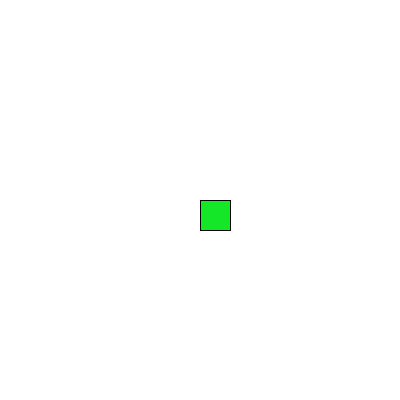
Frame 1 (no input)
Frame 60 (the mouse pressed at the canvas centre just before this capture): identical to frame 1, image omitted
Frame 120 (the mouse held since frame 60 and released just before this capture): identical to frame 1, image omitted

The Processing sketch that drew this single still picture (run headless with seeded random() and noise(); from frame 60 on, the mouse is pressed at the canvas centre):

// Processing sketch: comparacion_en_clase
// ── comparacion_en_clase.pde
/*
Estructuras de Control
 Permiten COMPARAR y EVALUR
 
 Vamos a comparar peras con manzanas
 Para comparar usamos doble signo igual
 peras == manzanas // el resultado será una BOOLEANA
 */

int peras =  20;
int manzanas = 34;
String miNumero = "20";


void setup() {
  size(400, 400);
}
void draw() {

  background(255);


  // Si el valor dentro de los paréntesis es TRUE
  // Si 20 == 34
  if (peras == manzanas) {
    // ejecuta el código entre las llaves
    fill(230, 23, 40);
    ellipse(width/2, height/2, 30, 30);
  } else if (peras < 30) {
    fill(20, 230, 40);
    rect(width/2, height/2, 30, 30);
    
  } else if (peras > 10) {
    fill (20, 230, 40);
    ellipse(width/2, height/2, 30, 30);
  } else {
    // todo lo demás
    println("Ninguna condición se cumplió");
  }
  
  
}

void mousePressed(){
  // solo se ejecuta, UNA VEZ, por cada click
  peras = peras + 1;
  print("Tengo ");
  print(peras);
  print(" peras y ");
  print(manzanas);
  println(" manzanas");
}
